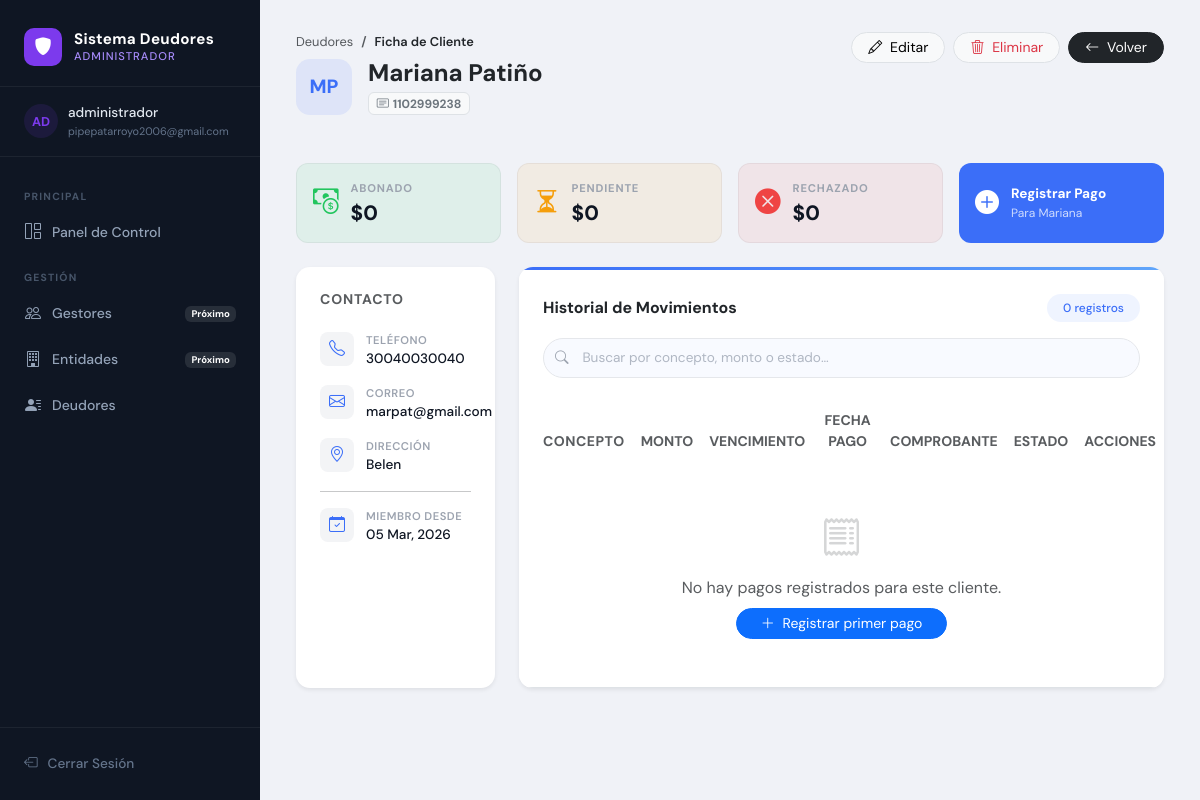
The app's page /deudor/2/ (signed in) with its own data.
### deudores/models.py (models this page shows, shortened)
class Deudor(models.Model):
    gestor = models.ForeignKey(
        User,
        on_delete=models.SET_NULL,
        null=True, blank=True,
        related_name='deudores',
        limit_choices_to={'perfil__rol': 'gestor'},
    )
    nombre           = models.CharField(max_length=100)
    apellido         = models.CharField(max_length=100)
    cedula           = models.CharField(max_length=20, unique=True)
    telefono         = models.CharField(max_length=20, blank=True)
    email            = models.EmailField(blank=True)
    direccion        = models.TextField(blank=True)
    fecha_registro   = models.DateTimeField(auto_now_add=True)
    class Meta:
        verbose_name = "Deudor"
        verbose_name_plural = "Deudores"

### deudores/views.py (the view)
# urls.py: path('deudor/<int:pk>/',                 views.detalle_deudor,  name='detalle_deudor'),
@login_required(login_url='login')
def detalle_deudor(request, pk):
    deudor = get_object_or_404(Deudor, pk=pk)
    if not es_admin(request.user) and deudor.gestor != request.user:
        messages.error(request, 'No tienes acceso a este deudor.')
        return redirect('lista_deudores')
    pagos = deudor.pagos.all().order_by('-fecha_registro')
    total_abonado   = pagos.filter(estado='pagado').aggregate(Sum('monto'))['monto__sum'] or 0
    total_pendiente = pagos.filter(estado='pendiente').aggregate(Sum('monto'))['monto__sum'] or 0
    total_rechazado = pagos.filter(estado='rechazado').aggregate(Sum('monto'))['monto__sum'] or 0
    return render(request, 'deudores/detalle_deudor.html', {
        'deudor':          deudor,
        'pagos':           pagos,
        'total_abonado':   total_abonado,
        'total_pendiente': total_pendiente,
        'total_rechazado': total_rechazado,
    })

### deudores/templates/deudores/detalle_deudor.html (shortened to what this page needs)
{% extends 'deudores/base.html' %}
{% block content %}
{% with role=user.perfil.rol|default:"gestor" %}
<div class="d-flex flex-column flex-md-row justify-content-between align-items-md-start mb-5 gap-3">
    <div>
        <nav aria-label="breadcrumb" class="mb-2">
            <ol class="breadcrumb mb-0" style="font-size:.8rem;">
                <li class="breadcrumb-item"><a href="{% url 'lista_deudores' %}" class="text-decoration-none text-muted">Deudores</a></li>
                <li class="breadcrumb-item active text-dark fw-semibold">Ficha de Cliente</li>
            </ol>
        </nav>
        <div class="d-flex align-items-center gap-3 mt-2">
            <div class="big-avatar">{{ deudor.nombre|slice:":1" }}{{ deudor.apellido|slice:":1" }}</div>
            <div>
                <h2 class="fw-bold mb-1 text-dark" style="font-size:1.5rem;">{{ deudor.nombre }} {{ deudor.apellido }}</h2>
                <div class="d-flex align-items-center gap-2">
                    <span class="badge bg-light text-secondary border" style="font-size:.75rem;">
                        <i class="bi bi-card-text me-1"></i>{{ deudor.cedula }}
                    </span>
                </div>
            </div>
        </div>
    </div>
    <div class="d-flex gap-2 flex-wrap">
        {% if role == 'admin' %}
        <a href="{% url 'editar_deudor' deudor.pk %}" class="btn btn-sm border btn-light rounded-pill px-3">
            <i class="bi bi-pencil me-1"></i> Editar
        </a>
        <a href="{% url 'eliminar_deudor' deudor.pk %}" class="btn btn-sm border text-danger btn-light rounded-pill px-3">
            <i class="bi bi-trash3 me-1"></i> Eliminar
        </a>
        {% endif %}
        <a href="{% url 'lista_deudores' %}" class="btn btn-sm btn-dark rounded-pill px-3">
            <i class="bi bi-arrow-left me-1"></i> Volver
        </a>
    </div>
</div>
<div class="row g-3 mb-4">
    <div class="col-md-3">
        <div class="mini-stat" style="--color:#22c55e; --bg:rgba(34,197,94,0.08);">
            <i class="bi bi-cash-coin"></i>
            <div>
                <p>Abonado</p>
                <h4>${{ total_abonado }}</h4>
            </div>
        </div>
    </div>
    <div class="col-md-3">
        <div class="mini-stat" style="--color:#f59e0b; --bg:rgba(245,158,11,0.08);">
            <i class="bi bi-hourglass-split"></i>
            <div>
                <p>Pendiente</p>
                <h4>${{ total_pendiente }}</h4>
            </div>
        </div>
    </div>
    <div class="col-md-3">
        <div class="mini-stat" style="--color:#ef4444; --bg:rgba(239,68,68,0.08);">
            <i class="bi bi-x-circle-fill"></i>
            <div>
                <p>Rechazado</p>
                <h4>${{ total_rechazado }}</h4>
            </div>
        </div>
    </div>
    <div class="col-md-3">
        <a href="{% url 'crear_pago_deudor' deudor.pk %}" class="cta-nuevo-pago">
            <i class="bi bi-plus-circle-fill fs-4"></i>
            <div>
                <p class="fw-bold mb-0" style="font-size:.85rem;">Registrar Pago</p>
                <p class="mb-0 opacity-75" style="font-size:.75rem;">Para {{ deudor.nombre }}</p>
            </div>
        </a>
    </div>
</div>
<div class="row g-4">
    <div class="col-lg-3">
        <div class="card border-0 shadow-sm h-100" style="border-radius:14px;">
            <div class="card-body p-4">
                <h6 class="text-uppercase small fw-bold text-muted mb-4" style="letter-spacing:.8px;">Contacto</h6>
                <div class="contact-row">
                    <div class="contact-icon"><i class="bi bi-telephone"></i></div>
                    <div>
                        <p class="contact-label">Teléfono</p>
                        <p class="contact-value">{{ deudor.telefono|default:"No registrado" }}</p>
                    </div>
                </div>
                <div class="contact-row">
                    <div class="contact-icon"><i class="bi bi-envelope"></i></div>
                    <div>
                        <p class="contact-label">Correo</p>
                        <p class="contact-value">{{ deudor.email|default:"No registrado" }}</p>
                    </div>
                </div>
                <div class="contact-row">
                    <div class="contact-icon"><i class="bi bi-geo-alt"></i></div>
                    <div>
                        <p class="contact-label">Dirección</p>
                        <p class="contact-value small">{{ deudor.direccion|default:"No registrada" }}</p>
                    </div>
                </div>
                <hr class="my-3 opacity-25">
                <div class="contact-row">
                    <div class="contact-icon"><i class="bi bi-calendar-check"></i></div>
                    <div>
                        <p class="contact-label">Miembro desde</p>
                        <p class="contact-value small">{{ deudor.fecha_registro|date:"d M, Y" }}</p>
                    </div>
                </div>
            </div>
        </div>
    </div>
    <div class="col-lg-9">
        <div class="card border-0 shadow-sm" style="border-radius:14px; overflow:hidden;">
            <div style="height:3px; background:linear-gradient(90deg,#3b6ef8,#60a5fa);"></div>
            <div class="card-header bg-white border-0 p-4">
                <div class="d-flex justify-content-between align-items-center mb-3">
                    <h5 class="fw-bold mb-0 text-dark" style="font-size:1rem;">Historial de Movimientos</h5>
                    <span id="contadorPagos" class="badge rounded-pill px-3 py-2 fw-medium" style="background:rgba(59,110,248,0.08);color:#3b6ef8;">
                        {{ pagos|length }} registros
                    </span>
                </div>
                <div class="search-box-inline">
                    <input type="text" id="buscadorHistorial" placeholder="Buscar por concepto, monto o estado&#x2026;" autocomplete="off">
                </div>
            </div>
            <div class="table-responsive">
                <table class="table table-hover align-middle mb-0">
                    <thead style="background:#f8faff;">
                        <tr>
                            <th class="ps-4 border-0 text-muted small fw-bold text-uppercase" style="letter-spacing:.5px;">Concepto</th>
                            <th class="border-0 text-muted small fw-bold text-uppercase">Monto</th>
                            <th class="border-0 text-muted small fw-bold text-uppercase text-center">Vencimiento</th>
                            <th class="border-0 text-muted small fw-bold text-uppercase text-center">Fecha Pago</th>
                            <th class="border-0 text-muted small fw-bold text-uppercase text-center">Comprobante</th>
                            <th class="border-0 text-muted small fw-bold text-uppercase text-center">Estado</th>
                            <th class="border-0 text-muted small fw-bold text-uppercase text-center">Acciones</th>
                        </tr>
                    </thead>
                    <tbody>
                        {% for pago in pagos %}
                        <tr class="fila-pago" data-busqueda="{% if pago.descripcion %}{{ pago.descripcion|lower }}{% else %}pago de cuota{% endif %} {{ pago.monto }} {{ pago.estado }}">
                            <td class="ps-4">
                                <span class="text-dark fw-medium small s-concepto">{{ pago.descripcion|default:"Pago de cuota" }}</span>
                            </td>
                            <td><span class="fw-bold text-dark">${{ pago.monto }}</span></td>
                            <td class="text-center small text-muted">{{ pago.fecha_vencimiento|date:"d/m/Y" }}</td>
                            <td class="text-center small text-muted">{{ pago.fecha_pago|date:"d/m/Y"|default:"—" }}</td>
                            <td class="text-center">
                                {% if pago.comprobante_pdf %}
                                <a href="{{ pago.comprobante_pdf.url }}" target="_blank" class="btn btn-sm rounded-pill px-2 py-1"
                                   style="background:rgba(239,68,68,0.08);color:#dc2626;border:none;font-size:.75rem;">
                                    <i class="bi bi-file-earmark-pdf me-1"></i> PDF
                                </a>
                                {% else %}
                                <span class="text-muted small">—</span>
                                {% endif %}
                            </td>
                            <td class="text-center">
                                {% if pago.estado == 'pagado' %}
                                    <span class="estado-badge" style="background:rgba(34,197,94,0.1);color:#15803d;">Completado</span>
                                {% elif pago.estado == 'pendiente' %}
                                    <span class="estado-badge" style="background:rgba(245,158,11,0.1);color:#b45309;">Pendiente</span>
                                {% elif pago.estado == 'rechazado' %}
                                    <span class="estado-badge" style="background:rgba(239,68,68,0.1);color:#dc2626;">Rechazado</span>
                                {% else %}
                                    <span class="estado-badge" style="background:#f3f4f6;color:#6b7280;">{{ pago.estado|capfirst }}</span>
                                {% endif %}
                            </td>
                            <td class="text-center">
                                <div class="dropdown">
                                    <button class="btn btn-sm btn-light border rounded-circle shadow-sm p-1" type="button" data-bs-toggle="dropdown" style="width:30px;height:30px;">
                                        <i class="bi bi-three-dots-vertical" style="font-size:.8rem;"></i>
                                    </button>
                                    <ul class="dropdown-menu dropdown-menu-end shadow border-0 rounded-3" style="font-size:.85rem;">
                                        <li>
                                            <a class="dropdown-item" href="{% url 'editar_pago' pago.pk %}">
                                                <i class="bi bi-pencil me-2 text-primary"></i> Editar
                                            </a>
                                        </li>
                                        <li><hr class="dropdown-divider my-1"></li>
                                        <li>
                                            <a class="dropdown-item text-danger" href="{% url 'eliminar_pago' pago.pk %}">
                                                <i class="bi bi-trash3 me-2"></i> Eliminar
                                            </a>
                                        </li>
                                    </ul>
                                </div>
                            </td>
                        </tr>
                        {% empty %}
                        <tr>
                            <td colspan="7" class="text-center py-5 text-muted">
                                <i class="bi bi-receipt fs-1 d-block mb-2 opacity-25"></i>
                                <p class="mb-2">No hay pagos registrados para este cliente.</p>
                                <a href="{% url 'crear_pago_deudor' deudor.pk %}" class="btn btn-primary btn-sm rounded-pill px-4">
                                    <i class="bi bi-plus-lg me-1"></i> Registrar primer pago
                                </a>
                            </td>
                        </tr>
                        {% endfor %}
                    </tbody>
                </table>
            </div>
        </div>
    </div>
</div>
{% endwith %}
{% endblock %}

### deudores/templates/deudores/base.html (shortened to what this page needs)
<!DOCTYPE html>
<html lang="es">
<head>
    <link href="https://cdn.jsdelivr.net/npm/bootstrap@5.3.3/dist/css/bootstrap.min.css" rel="stylesheet">
    <link rel="stylesheet" href="https://cdn.jsdelivr.net/npm/bootstrap-icons@1.11.3/font/bootstrap-icons.min.css">
</head>
<body>
{% if user.is_authenticated %}
{% with role=user.perfil.rol|default:"gestor" %}
<div class="app-wrapper">
    <aside class="sidebar">
        <div class="sidebar-brand">
            <div class="brand-icon {{ role }}">
                {% if role == 'admin' %}<i class="bi bi-shield-fill"></i>{% else %}<i class="bi bi-currency-dollar"></i>{% endif %}
            </div>
            <div class="brand-text">
                <div class="brand-title">Sistema Deudores</div>
                <div class="brand-role {{ role }}">
                    {% if role == 'admin' %}Administrador{% else %}Gestor{% endif %}
                </div>
            </div>
        </div>
        <div class="sidebar-user">
            <div class="user-avatar {{ role }}">{{ user.username|slice:":2"|upper }}</div>
            <div>
                <div class="user-name">{{ user.get_full_name|default:user.username }}</div>
                <div class="user-tag">{{ user.email|default:"Sin correo" }}</div>
            </div>
        </div>
        <nav class="sidebar-nav">
            {% if role == 'admin' %}
            <div class="nav-section-label">Principal</div>
            <a href="{% url 'inicio_admin' %}" class="sidebar-link admin {% if request.resolver_match.url_name == 'inicio_admin' %}active{% endif %}">
                <i class="bi bi-grid-1x2"></i> Panel de Control
            </a>
            <div class="nav-section-label">Gestión</div>
            <a href="#gestores" class="sidebar-link admin">
                <i class="bi bi-people"></i> Gestores
                <span class="ms-auto badge" style="background:rgba(255,255,255,0.1);font-size:.6rem;">Próximo</span>
            </a>
            <a href="#entidades" class="sidebar-link admin">
                <i class="bi bi-building"></i> Entidades
                <span class="ms-auto badge" style="background:rgba(255,255,255,0.1);font-size:.6rem;">Próximo</span>
            </a>
            <a href="{% url 'lista_deudores' %}" class="sidebar-link admin {% if request.resolver_match.url_name == 'lista_deudores' %}active{% endif %}">
                <i class="bi bi-person-lines-fill"></i> Deudores
            </a>
            {% endif %}
        </nav>
        <div class="sidebar-footer">
            <a href="{% url 'logout' %}" class="logout-btn">
                <i class="bi bi-box-arrow-left"></i> Cerrar Sesión
            </a>
        </div>
    </aside>
    <main class="main-content">
        <div class="page-body">
            {% block content %}{% endblock %}
        </div>
    </main>
</div>
{% endwith %}
{% endif %}
</body>
</html>

### records on screen
Deudor: nombre "M", apellido "P", nombre "Mariana", apellido "Patiño", cedula "1102999238", telefono "30040030040", email "marpat@gmail.com", direccion "Belen", fecha_registro "05 Mar, 2026"

### other values on screen
{{ user.username|slice:":2"|upper }} "AD"
{{ user.get_full_name|default:user.username }} "administrador"
{{ user.email|default:"Sin correo" }} "pipepatarroyo2006@gmail.com"
{{ total_abonado }} "0"
{{ total_pendiente }} "0"
{{ total_rechazado }} "0"
{{ pagos|length }} "0"
